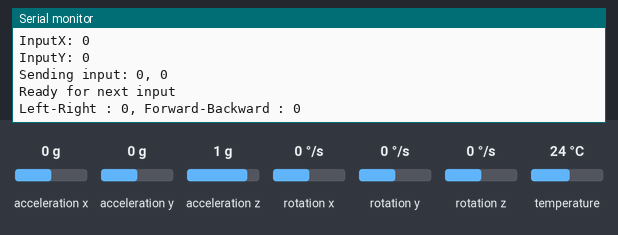
Bench run of a sketch on a simulated Arduino Uno, built with avr-gcc and run on an emulated ATmega328P. On the bench: the last lines printed to the serial monitor. The test bench sets the inputs (shaded band); at power-on: acceleration x 0 g, acceleration y 0 g, acceleration z 1 g, rotation x 0 °/s, rotation y 0 °/s, rotation z 0 °/s, temperature 24 °C. No radio packets arrive unless stated.

Above: at 3.2 s.
3.3 s: acceleration x set to -0.8 g
At 3.54 s:
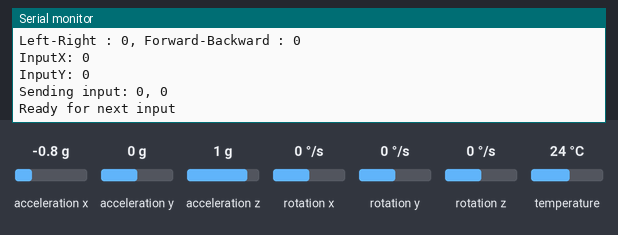
6.4 s: acceleration y set to -1.4 g
At 6.84 s:
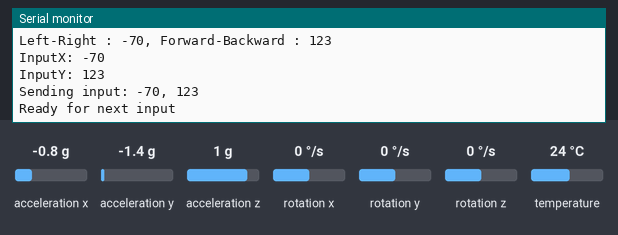
7.9 s: acceleration x set to -1.4 g
At 8.5 s:
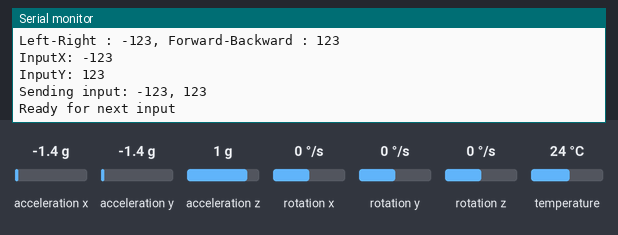
9.4 s: acceleration y set to 0 g
At 10.17 s:
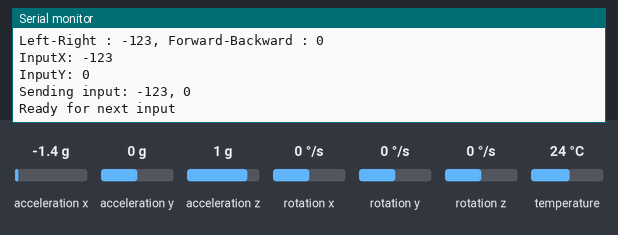
Timing chart, 0 to 12.4 s (numbered marks = the images above; inputs shaded):
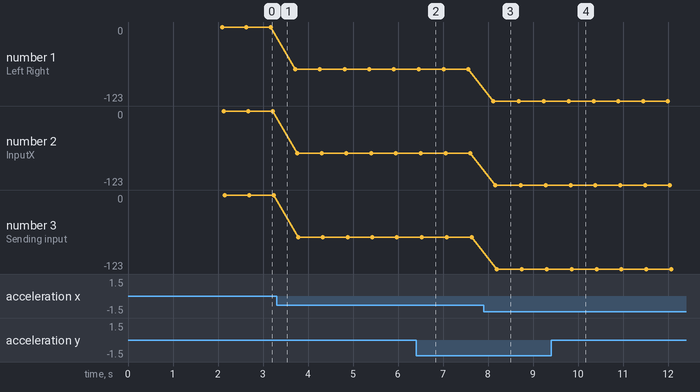

Measured:
- after the input at 6.4 s, the serial monitor: prints a new line after 0.06 s (image 2)
- after the input at 7.9 s, the serial monitor: prints a new line after 0.22 s (image 3)
- after the input at 9.4 s, the serial monitor: prints a new line after 0.39 s (image 4)
- plotted number 1: 0 → -70 after the input at 3.3 s, -70 → -123 after the input at 7.9 s
- plotted number 2: 0 → -70 after the input at 3.3 s, -70 → -123 after the input at 7.9 s
- plotted number 3: 0 → -70 after the input at 3.3 s, -70 → -123 after the input at 7.9 s

The sketch:

MPU_Send.ino
```cpp
// Include the libraries
#include <SPI.h>
#include "RF24.h"
#include <Adafruit_MPU6050.h>
#include <Adafruit_Sensor.h>
#include <Wire.h>

Adafruit_MPU6050 mpu;

// nrf radio pins
RF24 myRadio (7, 8);
// nrf radio connectivity channels
byte addresses[][6] = {"0"};

// boolean flag to check for new input availability
boolean newData = false;

int pair[2];

// Structure for x and y coords
struct package
{
  int inputY;
  int inputX;
};

// initialize temp structure
typedef struct package Package;
Package data;

void setup()
{
  // Used to display information
  Serial.begin(9600);
  delay(1000);

  while (!Serial){
    Serial.println("Serial failed");
  }

  //MPU
  // Try to initialize!
  while (!mpu.begin()) {
    Serial.println("Failed to find MPU6050 chip");
    delay(10);
  }

  Serial.println("MPU6050 connected!");

  mpu.setAccelerometerRange(MPU6050_RANGE_8_G);
  Serial.print("Accelerometer range set to: ");
  switch (mpu.getAccelerometerRange()) {
    case MPU6050_RANGE_2_G:
      Serial.println("+-2G");
      break;
    case MPU6050_RANGE_4_G:
      Serial.println("+-4G");
      break;
    case MPU6050_RANGE_8_G:
      Serial.println("+-8G");
      break;
    case MPU6050_RANGE_16_G:
      Serial.println("+-16G");
      break;
  }
  mpu.setGyroRange(MPU6050_RANGE_500_DEG);
  Serial.print("Gyro range set to: ");
  switch (mpu.getGyroRange()) {
    case MPU6050_RANGE_250_DEG:
      Serial.println("+- 250 deg/s");
      break;
    case MPU6050_RANGE_500_DEG:
      Serial.println("+- 500 deg/s");
      break;
    case MPU6050_RANGE_1000_DEG:
      Serial.println("+- 1000 deg/s");
      break;
    case MPU6050_RANGE_2000_DEG:
      Serial.println("+- 2000 deg/s");
      break;
  }

  mpu.setFilterBandwidth(MPU6050_BAND_21_HZ);
  Serial.print("Filter bandwidth set to: ");
  switch (mpu.getFilterBandwidth()) {
    case MPU6050_BAND_260_HZ:
      Serial.println("260 Hz");
      break;
    case MPU6050_BAND_184_HZ:
      Serial.println("184 Hz");
      break;
    case MPU6050_BAND_94_HZ:
      Serial.println("94 Hz");
      break;
    case MPU6050_BAND_44_HZ:
      Serial.println("44 Hz");
      break;
    case MPU6050_BAND_21_HZ:
      Serial.println("21 Hz");
      break;
    case MPU6050_BAND_10_HZ:
      Serial.println("10 Hz");
      break;
    case MPU6050_BAND_5_HZ:
      Serial.println("5 Hz");
      break;
  }


  // while radio is not initialized
  while (!myRadio.begin()) {
    Serial.println("Radio not working");
    myRadio.begin();
  }

  // set radio channels and pipes
  myRadio.setChannel(115);
  myRadio.setPALevel(RF24_PA_MAX);
  myRadio.setDataRate( RF24_250KBPS ) ;
  myRadio.openWritingPipe( addresses[0]);

  // ready for input
  Serial.println("Ready to initiialize input...");
  delay(1000);
} //end void setup


void loop()
{
  /* Get new sensor events with the readings */
  grabMPUData();

  /*// check for serial input in serial monitor
  Serial.println("Enter command >>> ");
  if (Serial.available() && newData == false) {
    //waitForInput();
  }*/

  // if recieved new serial input
  if (newData == true) {
    sendDataToRadio();
    Serial.println("Ready for next input");
    newData = false;
  }

  delay(500);

}


void grabMPUData() {
  //Set Input
  sensors_event_t a, g, temp;
  mpu.getEvent(&a, &g, &temp);
  pair[0] = -9 * a.acceleration.y;
  pair[1] = 9 * a.acceleration.x;

  /* Print out the values */
  Serial.print("Left-Right : ");
  Serial.print(pair[1]);
  Serial.print(", Forward-Backward : ");
  Serial.print(pair[0]);
  Serial.println("");
  newData = true;

}


// send input through the radio
void sendDataToRadio() {
  Serial.print("InputX: ");
  Serial.println(pair[1]);
  Serial.print("InputY: ");
  Serial.println(pair[0]);

  myRadio.write(&pair, sizeof(pair));

  Serial.print("Sending input: ");
  Serial.print(pair[1]);
  Serial.print(", ");
  Serial.print(pair[0]);
  Serial.print("\n\n");
}
```
